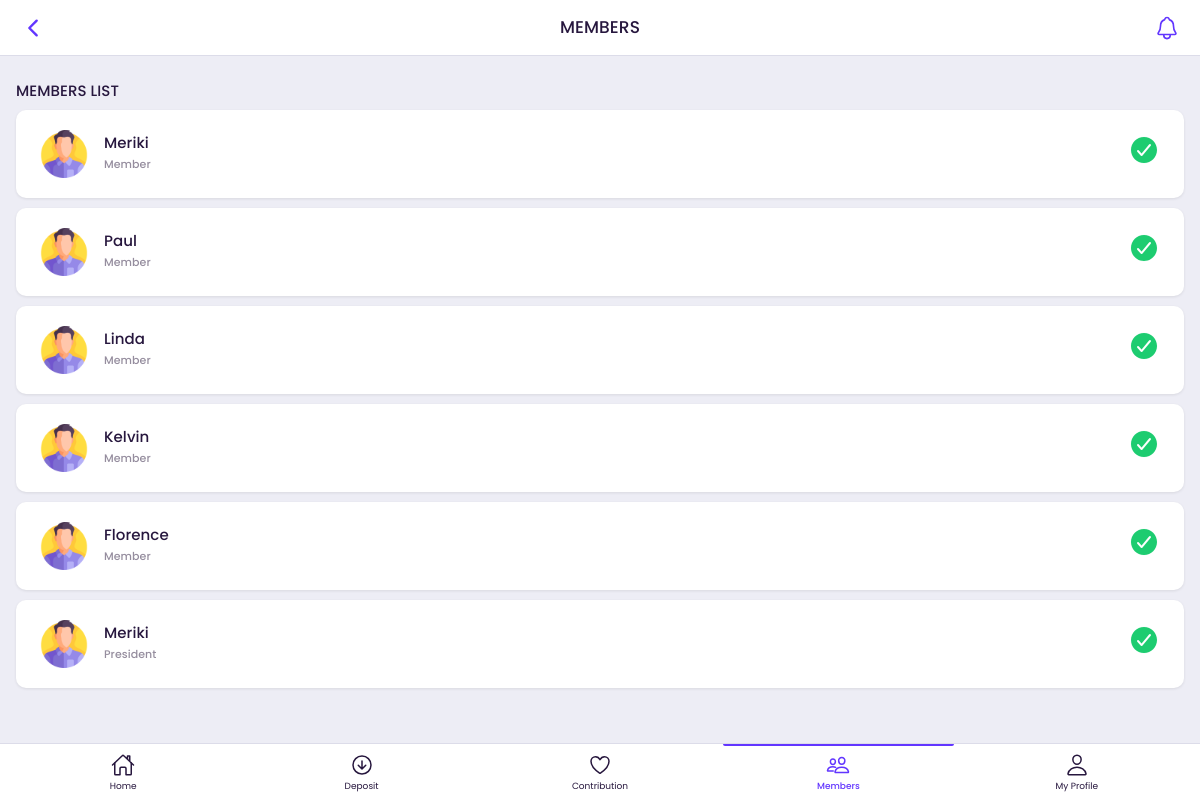
The app's page /member_list (signed in) with its own data.
### k12auth/models.py (models this page shows, shortened)
class User(AbstractUser):
    is_member = models.BooleanField(default=False,blank=True,null=True)
    is_cashier = models.BooleanField(default=False,blank=True,null=True)
    is_manager = models.BooleanField(default=False,blank=True,null=True)
    is_admin = models.BooleanField(default=False,blank=True,null=True)
    membershipTitle = models.CharField(max_length=200,default=0,null=True,blank=True)
    position = models.CharField(max_length=200,default=0,null=True,blank=True)
    profilePicture = models.FileField(upload_to="ProfilePictures/", null=True, blank=True)
    class Meta(AbstractUser.Meta):
       swappable = 'AUTH_USER_MODEL'

### members/views.py (the view)
# urls.py: path('member_list', views.member_listView, name='member_listView'),
@login_required(login_url="/login")
def member_listView(request):
    if not (request.user.is_member or request.user.is_admin):
        return redirect("/login")
    members_instance = User.objects.filter(is_member=True).only(
        "id", "username", "first_name", "last_name"
    )
    context = {
        "members_instance": members_instance
    }
    return render(request, "members/app_members_list.html", context)

### templates/members/app_members_list.html (shortened to what this page needs)
{% load static %}
<!doctype html>
<html lang="en">
{% include "../ext/header.html" %}
<body>
    {% include "members/app_header.html" %}
    <div id="appCapsule">
        <div class="section mt-2">
            <div class="section-title">MEMBERS LIST</div>
            <div class="transactions">
                {% if members_instance %}
                {% for eachMember in members_instance %}
                {% if eachMember.is_admin %}
                {% else %}
                {% if request.user.is_admin %}
                <a href="/activate_account/{{eachMember.username}}" class="item">
                {% else %}
                <a href="/member_details/{{eachMember.username}}" class="item">
                {% endif %}
                    <div class="detail">
                        <img src="{% static 'assets/img/photo.png'  %}" alt="img" class="image-block imaged w48">
                        <div>
                            <strong>{{eachMember.first_name}}</strong>
                            <p>{{eachMember.membershipTitle}}</p>
                        </div>
                    </div>
                    <div class="right">
                        {% if eachMember.is_member %}
                      <div class="price text-success">
                        <ion-icon name="checkmark-circle" style="font-size: 32px;"></ion-icon>
                    </div>
                    {% else %}
                        <div class="price text-danger">
                        <ion-icon name="close-circle" style="font-size: 32px;"></ion-icon>
                    </div>
                    {% endif %}
                    </div>
                </a>
                {% endif %}
                {% endfor %}
                {% else %}
                    <p>There are no pending member accounts to be activated.</p>
                {% endif %}
            </div>
        </div>
    </div>
    {% include "members/app_buttom_menu.html" %}
</body>
</html>

### records on screen
User: is_admin False (drawn), first_name "Meriki", membershipTitle "Member"
User: is_admin False (drawn), first_name "Paul", membershipTitle "Member"
User: is_admin False (drawn), first_name "Linda", membershipTitle "Member"
User: is_admin False (drawn), first_name "Kelvin", membershipTitle "Member"
User: is_admin False (drawn), first_name "Florence", membershipTitle "Member"
User: is_admin False (drawn), first_name "Meriki", membershipTitle "President"
